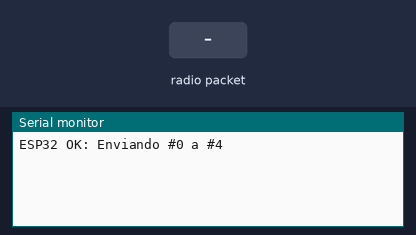
A sketch run on a simulated ESP32. On the bench: the last lines printed to the serial monitor. The inputs (shaded band) are chosen by the test bench. No radio packets arrive unless stated.

Above: at 1.2 s.
1.3 s: radio packet "1" arrives
At 2.7 s:
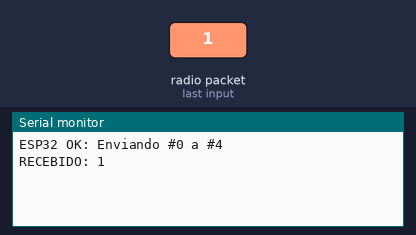
4.3 s: radio packet "0" arrives
At 5.1 s:
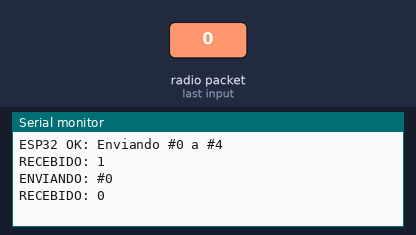
5.8 s: radio packet "2" arrives
At 6.2 s:
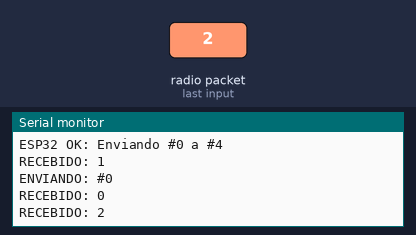

The sketch:

codigo.ino
```cpp
//Código do dispositivo B
#include <SPI.h>
#include <LoRa.h>

const int ss = 5;
const int rst = 14;
const int dio0 = 2;

int contador = 0;
unsigned long tempoT = 0;

void setup() {
  Serial.begin(115200);
  LoRa.setPins(ss, rst, dio0);

  if (!LoRa.begin(433E6)) {
    Serial.println("Erro LoRa ESP32");
    while (1);
  }

  LoRa.setTxPower(17);
  LoRa.setSpreadingFactor(7);
  Serial.println("ESP32 OK: Enviando #0 a #4");
}

void loop() {
  int packetSize = LoRa.parsePacket();
  if (packetSize) {
    String rx = "";
    while (LoRa.available()) rx += (char)LoRa.read();
    Serial.println("RECEBIDO: " + rx);
  }

  if (millis() - tempoT > 4000) {
    Serial.println("ENVIANDO: #" + String(contador));
    LoRa.beginPacket();
    LoRa.print("#" + String(contador));
    LoRa.endPacket();

    contador++;
    if (contador > 4) contador = 0;
    tempoT = millis();
  }
}
```

Measured:
- after the input at 1.3 s, the serial monitor: prints a new line at once (image 1)
- after the input at 4.3 s, the serial monitor: prints a new line at once (image 2)
- after the input at 5.8 s, the serial monitor: prints a new line at once (image 3)
